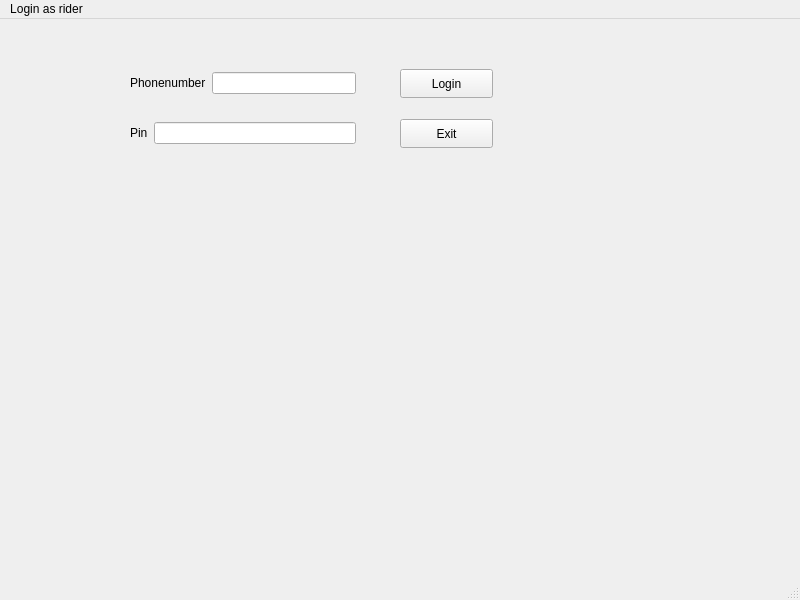
<?xml version="1.0" encoding="UTF-8"?>
<ui version="4.0">
 <class>login_rider</class>
 <widget class="QMainWindow" name="login_rider">
  <property name="geometry">
   <rect>
    <x>0</x>
    <y>0</y>
    <width>800</width>
    <height>600</height>
   </rect>
  </property>
  <property name="windowTitle">
   <string>MainWindow</string>
  </property>
  <widget class="QWidget" name="centralwidget">
   <widget class="QPushButton" name="pushButton">
    <property name="geometry">
     <rect>
      <x>400</x>
      <y>50</y>
      <width>93</width>
      <height>29</height>
     </rect>
    </property>
    <property name="text">
     <string>Login</string>
    </property>
   </widget>
   <widget class="QPushButton" name="pushButton_2">
    <property name="geometry">
     <rect>
      <x>400</x>
      <y>100</y>
      <width>93</width>
      <height>29</height>
     </rect>
    </property>
    <property name="text">
     <string>Exit</string>
    </property>
   </widget>
   <widget class="QWidget" name="">
    <property name="geometry">
     <rect>
      <x>130</x>
      <y>50</y>
      <width>226</width>
      <height>28</height>
     </rect>
    </property>
    <layout class="QHBoxLayout" name="horizontalLayout">
     <item>
      <widget class="QLabel" name="label">
       <property name="text">
        <string>Phonenumber</string>
       </property>
      </widget>
     </item>
     <item>
      <widget class="QLineEdit" name="lineEdit_Phonenumber"/>
     </item>
    </layout>
   </widget>
   <widget class="QWidget" name="">
    <property name="geometry">
     <rect>
      <x>130</x>
      <y>100</y>
      <width>226</width>
      <height>28</height>
     </rect>
    </property>
    <layout class="QHBoxLayout" name="horizontalLayout_2">
     <item>
      <widget class="QLabel" name="label_2">
       <property name="text">
        <string>Pin</string>
       </property>
      </widget>
     </item>
     <item>
      <widget class="QLineEdit" name="lineEdit_Pin"/>
     </item>
    </layout>
   </widget>
  </widget>
  <widget class="QMenuBar" name="menubar">
   <property name="geometry">
    <rect>
     <x>0</x>
     <y>0</y>
     <width>800</width>
     <height>26</height>
    </rect>
   </property>
   <widget class="QMenu" name="menuLogin_as_rider">
    <property name="title">
     <string>Login as rider</string>
    </property>
   </widget>
   <addaction name="menuLogin_as_rider"/>
  </widget>
  <widget class="QStatusBar" name="statusbar"/>
 </widget>
 <resources/>
 <connections/>
</ui>
